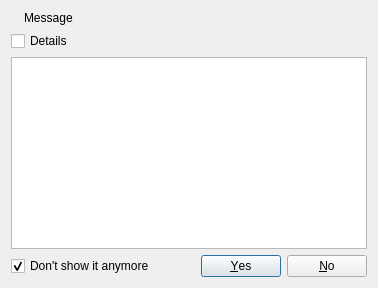
<?xml version="1.0" encoding="UTF-8"?>
<ui version="4.0">
 <class>NonCriticalErrorsDialogWithInfo</class>
 <widget class="QDialog" name="NonCriticalErrorsDialogWithInfo">
  <property name="geometry">
   <rect>
    <x>0</x>
    <y>0</y>
    <width>419</width>
    <height>306</height>
   </rect>
  </property>
  <property name="sizePolicy">
   <sizepolicy hsizetype="Preferred" vsizetype="Preferred">
    <horstretch>0</horstretch>
    <verstretch>0</verstretch>
   </sizepolicy>
  </property>
  <property name="windowTitle">
   <string>Warning</string>
  </property>
  <layout class="QVBoxLayout" name="verticalLayout">
   <property name="sizeConstraint">
    <enum>QLayout::SetFixedSize</enum>
   </property>
   <item>
    <layout class="QHBoxLayout" name="horizontalLayout_2">
     <item>
      <widget class="QLabel" name="messageIconLabel">
       <property name="sizePolicy">
        <sizepolicy hsizetype="Minimum" vsizetype="Preferred">
         <horstretch>0</horstretch>
         <verstretch>0</verstretch>
        </sizepolicy>
       </property>
       <property name="text">
        <string/>
       </property>
      </widget>
     </item>
     <item>
      <widget class="QLabel" name="messageLabel">
       <property name="sizePolicy">
        <sizepolicy hsizetype="Preferred" vsizetype="Preferred">
         <horstretch>1</horstretch>
         <verstretch>0</verstretch>
        </sizepolicy>
       </property>
       <property name="text">
        <string>Message</string>
       </property>
      </widget>
     </item>
    </layout>
   </item>
   <item>
    <widget class="QCheckBox" name="detailsCheckBox">
     <property name="text">
      <string>Details</string>
     </property>
    </widget>
   </item>
   <item>
    <widget class="QTextEdit" name="detailsTextEdit">
     <property name="sizePolicy">
      <sizepolicy hsizetype="Expanding" vsizetype="Minimum">
       <horstretch>0</horstretch>
       <verstretch>0</verstretch>
      </sizepolicy>
     </property>
    </widget>
   </item>
   <item>
    <layout class="QHBoxLayout" name="horizontalLayout">
     <item>
      <widget class="QCheckBox" name="showCheckBox">
       <property name="text">
        <string>Don't show it anymore</string>
       </property>
       <property name="checked">
        <bool>true</bool>
       </property>
      </widget>
     </item>
     <item>
      <spacer name="horizontalSpacer">
       <property name="orientation">
        <enum>Qt::Horizontal</enum>
       </property>
       <property name="sizeHint" stdset="0">
        <size>
         <width>40</width>
         <height>20</height>
        </size>
       </property>
      </spacer>
     </item>
     <item>
      <widget class="QDialogButtonBox" name="acceptRejectButtonBox">
       <property name="standardButtons">
        <set>QDialogButtonBox::No|QDialogButtonBox::Yes</set>
       </property>
      </widget>
     </item>
    </layout>
   </item>
  </layout>
 </widget>
 <resources/>
 <connections/>
</ui>
